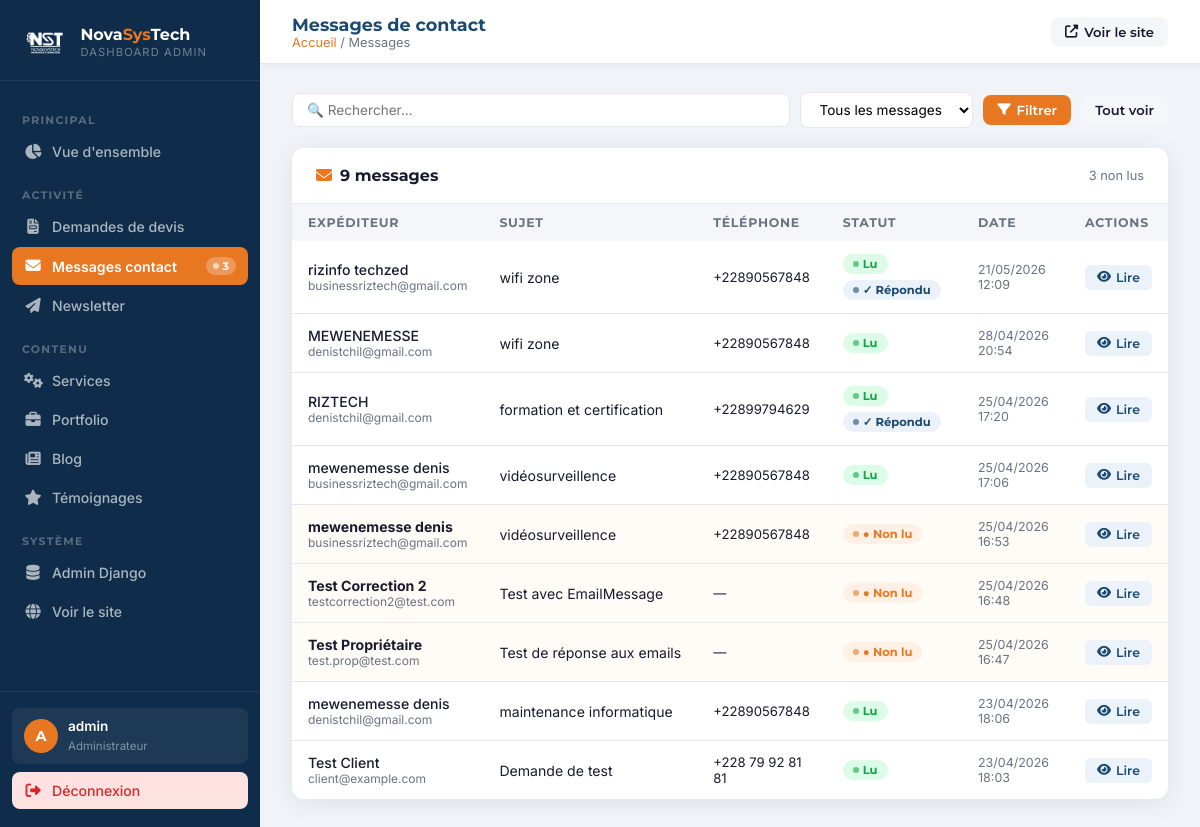
Page /dashboard/messages/ (signed in) on the committed database.
### core/models.py (models this page shows, shortened)
class MessageContact(models.Model):
    nom = models.CharField(max_length=200)
    email = models.EmailField()
    telephone = models.CharField(max_length=30, blank=True)
    sujet = models.CharField(max_length=300)
    message = models.TextField()
    lu = models.BooleanField(default=False)
    reponse = models.TextField(blank=True, null=True)
    repondu_le = models.DateTimeField(blank=True, null=True)
    created_at = models.DateTimeField(auto_now_add=True)
    class Meta:
        ordering = ['-created_at']
        verbose_name = 'Message Contact'
    @property
    def a_reponse(self):
        return bool(self.reponse)

### dashboard/views.py (the view)
# urls.py: path('messages/', views.messages_list, name='messages_list'),
@login_required(login_url='/dashboard/login/')
def messages_list(request):
    qs = MessageContact.objects.order_by('-created_at')
    search = request.GET.get('q', '')
    lu_filter = request.GET.get('lu', '')
    if search:
        qs = qs.filter(Q(nom__icontains=search) | Q(email__icontains=search) | Q(sujet__icontains=search))
    if lu_filter == '0':
        qs = qs.filter(lu=False)
    elif lu_filter == '1':
        qs = qs.filter(lu=True)
    ctx = {'page': 'messages', 'messages_list': qs, 'search': search,
           'lu_filter': lu_filter, 'non_lus': MessageContact.objects.filter(lu=False).count()}
    return render(request, 'dashboard/messages.html', ctx)

### core/context_processors.py (called while the page is built)
def global_context(request):
    return {
        'PHONE_1': getattr(settings, 'PHONE_1', '+228 79 92 81 81'),
        'EMAIL_CONTACT': getattr(settings, 'EMAIL_CONTACT', 'contact@novasystechn.com'),
        'EMAIL_SUPPORT': getattr(settings, 'EMAIL_SUPPORT', 'contact@novasystechn.com'),
        'WHATSAPP_NUMBER': getattr(settings, 'WHATSAPP_NUMBER', '22879928181'),
        'ADRESSE': getattr(settings, 'ADRESSE', 'Agoè Assiyéyé, Lomé'),
        'MAPS_URL': getattr(settings, 'MAPS_URL', ''),
        'RECAPTCHA_PUBLIC_KEY': getattr(settings, 'RECAPTCHA_PUBLIC_KEY', ''),
        'SITE_URL': getattr(settings, 'SITE_URL', ''),
    }

### templates/dashboard/messages.html (shortened to what this page needs)
{% extends 'dashboard/base.html' %}
{% block page_title %}Messages de contact{% endblock %}
{% block breadcrumb %}<a href="{% url 'dashboard_home' %}">Accueil</a> / Messages{% endblock %}
{% block content %}
<form method="get" class="filters-bar">
  <input type="text" name="q" class="filter-input" placeholder="🔍 Rechercher..." value="{{ search }}" style="flex:1;">
  <select name="lu" class="filter-select">
    <option value="">Tous les messages</option>
  </select>
  <button type="submit" class="topbar-btn primary"><i class="fas fa-filter"></i> Filtrer</button>
  <a href="{% url 'messages_list' %}" class="topbar-btn ghost">Tout voir</a>
</form>
<div class="card">
  <div class="card-header"><h3><i class="fas fa-envelope" style="color:var(--orange);margin-right:8px;"></i>{{ messages_list.count }} message{{ messages_list.count|pluralize }}</h3><span style="font-size:.8rem;color:var(--text-light);">{{ non_lus }} non lu{{ non_lus|pluralize }}</span></div>
  <div class="table-wrap">
    <table>
      <thead><tr><th>Expéditeur</th><th>Sujet</th><th>Téléphone</th><th>Statut</th><th>Date</th><th>Actions</th></tr></thead>
      <tbody>
        {% for msg in messages_list %}
        <tr style="{% if not msg.lu %}background:#FFFBF7;{% endif %}">
          <td>
            <div style="font-weight:{% if not msg.lu %}700{% else %}500{% endif %};">{{ msg.nom }}</div>
            <div style="font-size:.75rem;color:var(--text-light);">{{ msg.email }}</div>
          </td>
          <td style="font-size:.88rem;max-width:240px;white-space:nowrap;overflow:hidden;text-overflow:ellipsis;">{{ msg.sujet }}</td>
          <td style="font-size:.82rem;">{{ msg.telephone|default:"—" }}</td>
          <td>
            <div style="display:flex;gap:6px;flex-wrap:wrap;">
              {% if msg.lu %}<span class="badge green">Lu</span>{% else %}<span class="badge orange">● Non lu</span>{% endif %}
              {% if msg.a_reponse %}<span class="badge blue">✓ Répondu</span>{% endif %}
            </div>
          </td>
          <td style="font-size:.78rem;color:var(--text-light);">{{ msg.created_at|date:"d/m/Y H:i" }}</td>
          <td><a href="{% url 'message_detail' msg.pk %}" class="action-btn view"><i class="fas fa-eye"></i> Lire</a></td>
        </tr>
        {% empty %}
        <tr><td colspan="6"><div class="empty-state"><i class="fas fa-inbox"></i><p>Aucun message</p></div></td></tr>
        {% endfor %}
      </tbody>
    </table>
  </div>
</div>
{% endblock %}

### templates/dashboard/base.html (shortened to what this page needs)
{% load static %}<!DOCTYPE html>
<html lang="fr">
<head>
  <link rel="stylesheet" href="https://cdnjs.cloudflare.com/ajax/libs/font-awesome/6.5.0/css/all.min.css">
</head>
<body>
<aside class="sidebar" id="sidebar">
  <div class="sidebar-logo">
    <img src="{% static 'images/logo-nav.png' %}" alt="NST" onerror="this.style.display='none'">
    <div>
      <div class="brand">Nova<span>Sys</span>Tech</div>
      <div class="sub">Dashboard Admin</div>
    </div>
  </div>
  <nav class="sidebar-nav">
    <div class="nav-section-label">Principal</div>
    <a href="{% url 'dashboard_home' %}" class="nav-item {% if page == 'home' %}active{% endif %}">
      <i class="fas fa-chart-pie"></i> Vue d'ensemble
    </a>
    <div class="nav-section-label">Activité</div>
    <a href="{% url 'devis_list' %}" class="nav-item {% if page == 'devis' %}active{% endif %}">
      <i class="fas fa-file-invoice"></i> Demandes de devis
    </a>
    <a href="{% url 'messages_list' %}" class="nav-item {% if page == 'messages' %}active{% endif %}">
      <i class="fas fa-envelope"></i> Messages contact
      {% if non_lus %}<span class="badge">{{ non_lus }}</span>{% endif %}
    </a>
    <a href="{% url 'newsletter_list' %}" class="nav-item {% if page == 'newsletter' %}active{% endif %}">
      <i class="fas fa-paper-plane"></i> Newsletter
    </a>
    <div class="nav-section-label">Contenu</div>
    <a href="{% url 'services_list' %}" class="nav-item {% if page == 'services' %}active{% endif %}">
      <i class="fas fa-cogs"></i> Services
    </a>
    <a href="{% url 'projets_list' %}" class="nav-item {% if page == 'projets' %}active{% endif %}">
      <i class="fas fa-briefcase"></i> Portfolio
    </a>
    <a href="{% url 'articles_list' %}" class="nav-item {% if page == 'articles' %}active{% endif %}">
      <i class="fas fa-newspaper"></i> Blog
    </a>
    <a href="{% url 'temoignages_list' %}" class="nav-item {% if page == 'temoignages' %}active{% endif %}">
      <i class="fas fa-star"></i> Témoignages
    </a>
    <div class="nav-section-label">Système</div>
    <a href="/admin/" class="nav-item" target="_blank">
      <i class="fas fa-database"></i> Admin Django
    </a>
    <a href="{% url 'index' %}" class="nav-item" target="_blank">
      <i class="fas fa-globe"></i> Voir le site
    </a>
  </nav>
  <div class="sidebar-footer">
    <div class="sidebar-user">
      <div class="user-avatar">{{ request.user.username|slice:":1"|upper }}</div>
      <div>
        <span class="user-name">{{ request.user.get_full_name|default:request.user.username }}</span>
        <span class="user-role">Administrateur</span>
      </div>
    </div>
    <a href="{% url 'dashboard_logout' %}" class="nav-item" style="background:#FEE2E2;color:#DC2626;">
      <i class="fas fa-sign-out-alt"></i> Déconnexion
    </a>
  </div>
</aside>
<div class="main">
  <header class="topbar">
    <div class="topbar-left">
      <div>
        <div class="page-title">{% block page_title %}Dashboard{% endblock %}</div>
        <div class="breadcrumb-bar">{% block breadcrumb %}<a href="{% url 'dashboard_home' %}">Accueil</a>{% endblock %}</div>
      </div>
    </div>
    <div class="topbar-right">
      <a href="{% url 'index' %}" class="topbar-btn ghost" target="_blank">
        <i class="fas fa-external-link-alt"></i> Voir le site
      </a>
    </div>
  </header>
  <div class="content">
    {% block content %}{% endblock %}
  </div>
</div>
</body>
</html>

### rows in the picture
MessageContact: nom "rizinfo techzed", email "businessriztech@gmail.com", sujet "wifi zone", telephone "+22890567848", lu "Lu", reponse "✓ Répondu", created_at "21/05/2026 12:09"
MessageContact: nom "MEWENEMESSE", email "denistchil@gmail.com", sujet "wifi zone", telephone "+22890567848", lu "Lu", created_at "28/04/2026 20:54"
MessageContact: nom "RIZTECH", email "denistchil@gmail.com", sujet "formation et certification", telephone "+22899794629", lu "Lu", shows "✓ Répondu", created_at "25/04/2026 17:20"
MessageContact: nom "mewenemesse denis", email "businessriztech@gmail.com", sujet "vidéosurveillence", telephone "+22890567848", lu "Lu", created_at "25/04/2026 17:06"
MessageContact: nom "mewenemesse denis", email "businessriztech@gmail.com", sujet "vidéosurveillence", telephone "+22890567848", lu "● Non lu", created_at "25/04/2026 16:53"
MessageContact: nom "Test Correction 2", email "testcorrection2@test.com", sujet "Test avec EmailMessage", telephone "—", lu "● Non lu", created_at "25/04/2026 16:48"
MessageContact: nom "Test Propriétaire", email "test.prop@test.com", sujet "Test de réponse aux emails", telephone "—", lu "● Non lu", created_at "25/04/2026 16:47"
MessageContact: nom "mewenemesse denis", email "denistchil@gmail.com", sujet "maintenance informatique", telephone "+22890567848", lu "Lu", created_at "23/04/2026 18:06"
MessageContact: nom "Test Client", email "client@example.com", sujet "Demande de test", telephone "+228 79 92 81 81", lu "Lu", created_at "23/04/2026 18:03"

### other values in the picture
{{ non_lus }} "3"
{{ request.user.username|slice:":1"|upper }} "A"
{{ request.user.get_full_name|default:request.user.username }} "admin"
{{ messages_list.count }} "9"
